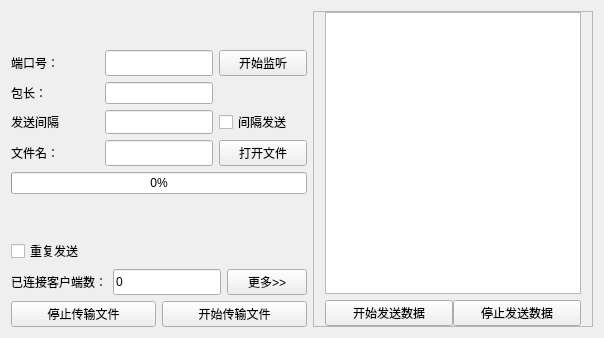
<?xml version="1.0" encoding="UTF-8"?>
<ui version="4.0">
 <class>Widget</class>
 <widget class="QWidget" name="Widget">
  <property name="geometry">
   <rect>
    <x>0</x>
    <y>0</y>
    <width>645</width>
    <height>341</height>
   </rect>
  </property>
  <property name="sizePolicy">
   <sizepolicy hsizetype="Minimum" vsizetype="Fixed">
    <horstretch>0</horstretch>
    <verstretch>0</verstretch>
   </sizepolicy>
  </property>
  <property name="windowTitle">
   <string>数据传输</string>
  </property>
  <layout class="QHBoxLayout" name="horizontalLayout_5">
   <property name="sizeConstraint">
    <enum>QLayout::SetFixedSize</enum>
   </property>
   <item>
    <layout class="QGridLayout" name="gridLayout_2">
     <property name="sizeConstraint">
      <enum>QLayout::SetFixedSize</enum>
     </property>
     <item row="0" column="1">
      <spacer name="verticalSpacer">
       <property name="orientation">
        <enum>Qt::Vertical</enum>
       </property>
       <property name="sizeHint" stdset="0">
        <size>
         <width>20</width>
         <height>39</height>
        </size>
       </property>
      </spacer>
     </item>
     <item row="1" column="0" colspan="2">
      <layout class="QGridLayout" name="gridLayout">
       <item row="0" column="0">
        <widget class="QLabel" name="label">
         <property name="sizePolicy">
          <sizepolicy hsizetype="Preferred" vsizetype="Preferred">
           <horstretch>0</horstretch>
           <verstretch>0</verstretch>
          </sizepolicy>
         </property>
         <property name="text">
          <string>端口号：</string>
         </property>
        </widget>
       </item>
       <item row="0" column="1">
        <widget class="QLineEdit" name="lineEdit_portNumber">
         <property name="sizePolicy">
          <sizepolicy hsizetype="Preferred" vsizetype="Preferred">
           <horstretch>0</horstretch>
           <verstretch>0</verstretch>
          </sizepolicy>
         </property>
        </widget>
       </item>
       <item row="0" column="2">
        <widget class="QPushButton" name="btn_startListen">
         <property name="sizePolicy">
          <sizepolicy hsizetype="Preferred" vsizetype="Preferred">
           <horstretch>0</horstretch>
           <verstretch>0</verstretch>
          </sizepolicy>
         </property>
         <property name="text">
          <string>开始监听</string>
         </property>
        </widget>
       </item>
       <item row="1" column="0">
        <widget class="QLabel" name="label_2">
         <property name="sizePolicy">
          <sizepolicy hsizetype="Preferred" vsizetype="Preferred">
           <horstretch>0</horstretch>
           <verstretch>0</verstretch>
          </sizepolicy>
         </property>
         <property name="text">
          <string>包长：</string>
         </property>
        </widget>
       </item>
       <item row="1" column="1">
        <widget class="QLineEdit" name="lineEdit_packageLength">
         <property name="sizePolicy">
          <sizepolicy hsizetype="Preferred" vsizetype="Preferred">
           <horstretch>0</horstretch>
           <verstretch>0</verstretch>
          </sizepolicy>
         </property>
        </widget>
       </item>
       <item row="1" column="2">
        <spacer name="verticalSpacer_3">
         <property name="sizePolicy">
          <sizepolicy hsizetype="Fixed" vsizetype="Expanding">
           <horstretch>0</horstretch>
           <verstretch>0</verstretch>
          </sizepolicy>
         </property>
         <property name="orientation">
          <enum>Qt::Vertical</enum>
         </property>
         <property name="sizeHint" stdset="0">
          <size>
           <width>20</width>
           <height>13</height>
          </size>
         </property>
        </spacer>
       </item>
       <item row="2" column="0">
        <widget class="QLabel" name="label_3">
         <property name="sizePolicy">
          <sizepolicy hsizetype="Preferred" vsizetype="Preferred">
           <horstretch>0</horstretch>
           <verstretch>0</verstretch>
          </sizepolicy>
         </property>
         <property name="text">
          <string>发送间隔</string>
         </property>
        </widget>
       </item>
       <item row="2" column="1">
        <widget class="QLineEdit" name="lineEdit_sendInterval">
         <property name="sizePolicy">
          <sizepolicy hsizetype="Preferred" vsizetype="Preferred">
           <horstretch>0</horstretch>
           <verstretch>0</verstretch>
          </sizepolicy>
         </property>
        </widget>
       </item>
       <item row="3" column="0">
        <widget class="QLabel" name="label_4">
         <property name="sizePolicy">
          <sizepolicy hsizetype="Preferred" vsizetype="Preferred">
           <horstretch>0</horstretch>
           <verstretch>0</verstretch>
          </sizepolicy>
         </property>
         <property name="text">
          <string>文件名：</string>
         </property>
        </widget>
       </item>
       <item row="3" column="1">
        <widget class="QLineEdit" name="lineEdit_openedFile">
         <property name="sizePolicy">
          <sizepolicy hsizetype="Preferred" vsizetype="Preferred">
           <horstretch>0</horstretch>
           <verstretch>0</verstretch>
          </sizepolicy>
         </property>
        </widget>
       </item>
       <item row="3" column="2">
        <widget class="QPushButton" name="btn_openFile">
         <property name="sizePolicy">
          <sizepolicy hsizetype="Preferred" vsizetype="Preferred">
           <horstretch>0</horstretch>
           <verstretch>0</verstretch>
          </sizepolicy>
         </property>
         <property name="text">
          <string>打开文件</string>
         </property>
        </widget>
       </item>
       <item row="2" column="2">
        <widget class="QCheckBox" name="checkBox_intervalSend">
         <property name="sizePolicy">
          <sizepolicy hsizetype="Preferred" vsizetype="Preferred">
           <horstretch>0</horstretch>
           <verstretch>0</verstretch>
          </sizepolicy>
         </property>
         <property name="text">
          <string>间隔发送</string>
         </property>
        </widget>
       </item>
      </layout>
     </item>
     <item row="2" column="0" colspan="2">
      <widget class="QProgressBar" name="progressBar">
       <property name="sizePolicy">
        <sizepolicy hsizetype="Preferred" vsizetype="Preferred">
         <horstretch>0</horstretch>
         <verstretch>0</verstretch>
        </sizepolicy>
       </property>
       <property name="maximumSize">
        <size>
         <width>16777215</width>
         <height>16777215</height>
        </size>
       </property>
       <property name="value">
        <number>0</number>
       </property>
      </widget>
     </item>
     <item row="3" column="0">
      <spacer name="verticalSpacer_2">
       <property name="orientation">
        <enum>Qt::Vertical</enum>
       </property>
       <property name="sizeHint" stdset="0">
        <size>
         <width>20</width>
         <height>39</height>
        </size>
       </property>
      </spacer>
     </item>
     <item row="4" column="0" colspan="2">
      <layout class="QHBoxLayout" name="horizontalLayout_2">
       <item>
        <widget class="QCheckBox" name="checkBox_repeatSend">
         <property name="sizePolicy">
          <sizepolicy hsizetype="Preferred" vsizetype="Preferred">
           <horstretch>0</horstretch>
           <verstretch>0</verstretch>
          </sizepolicy>
         </property>
         <property name="text">
          <string>重复发送</string>
         </property>
        </widget>
       </item>
       <item>
        <spacer name="horizontalSpacer">
         <property name="sizePolicy">
          <sizepolicy hsizetype="Minimum" vsizetype="Minimum">
           <horstretch>0</horstretch>
           <verstretch>0</verstretch>
          </sizepolicy>
         </property>
         <property name="orientation">
          <enum>Qt::Horizontal</enum>
         </property>
         <property name="sizeHint" stdset="0">
          <size>
           <width>40</width>
           <height>20</height>
          </size>
         </property>
        </spacer>
       </item>
      </layout>
     </item>
     <item row="5" column="0" colspan="2">
      <layout class="QHBoxLayout" name="horizontalLayout_3">
       <item>
        <widget class="QLabel" name="label_5">
         <property name="sizePolicy">
          <sizepolicy hsizetype="Preferred" vsizetype="Preferred">
           <horstretch>0</horstretch>
           <verstretch>0</verstretch>
          </sizepolicy>
         </property>
         <property name="text">
          <string>已连接客户端数：</string>
         </property>
        </widget>
       </item>
       <item>
        <widget class="QLineEdit" name="lineEdit_connectedCounts">
         <property name="sizePolicy">
          <sizepolicy hsizetype="Preferred" vsizetype="Preferred">
           <horstretch>0</horstretch>
           <verstretch>0</verstretch>
          </sizepolicy>
         </property>
         <property name="text">
          <string>0</string>
         </property>
         <property name="readOnly">
          <bool>true</bool>
         </property>
        </widget>
       </item>
       <item>
        <widget class="QPushButton" name="btn_more">
         <property name="sizePolicy">
          <sizepolicy hsizetype="Preferred" vsizetype="Preferred">
           <horstretch>0</horstretch>
           <verstretch>0</verstretch>
          </sizepolicy>
         </property>
         <property name="text">
          <string>更多&gt;&gt;</string>
         </property>
        </widget>
       </item>
      </layout>
     </item>
     <item row="6" column="0" colspan="2">
      <layout class="QHBoxLayout" name="horizontalLayout">
       <item>
        <widget class="QPushButton" name="btn_stopSendFile">
         <property name="sizePolicy">
          <sizepolicy hsizetype="Preferred" vsizetype="Preferred">
           <horstretch>0</horstretch>
           <verstretch>0</verstretch>
          </sizepolicy>
         </property>
         <property name="text">
          <string>停止传输文件</string>
         </property>
        </widget>
       </item>
       <item>
        <widget class="QPushButton" name="btn_startSendFile">
         <property name="sizePolicy">
          <sizepolicy hsizetype="Preferred" vsizetype="Preferred">
           <horstretch>0</horstretch>
           <verstretch>0</verstretch>
          </sizepolicy>
         </property>
         <property name="text">
          <string>开始传输文件</string>
         </property>
        </widget>
       </item>
      </layout>
     </item>
    </layout>
   </item>
   <item>
    <widget class="QFrame" name="frame_rightPanel">
     <property name="frameShape">
      <enum>QFrame::StyledPanel</enum>
     </property>
     <property name="frameShadow">
      <enum>QFrame::Raised</enum>
     </property>
     <layout class="QVBoxLayout" name="verticalLayout">
      <property name="topMargin">
       <number>0</number>
      </property>
      <property name="bottomMargin">
       <number>0</number>
      </property>
      <item>
       <widget class="QPlainTextEdit" name="plainTextEdit_data"/>
      </item>
      <item>
       <layout class="QHBoxLayout" name="horizontalLayout_4">
        <property name="spacing">
         <number>0</number>
        </property>
        <item>
         <widget class="QPushButton" name="btn_startSendData">
          <property name="text">
           <string>开始发送数据</string>
          </property>
         </widget>
        </item>
        <item>
         <widget class="QPushButton" name="btn_stopSendData">
          <property name="text">
           <string>停止发送数据</string>
          </property>
         </widget>
        </item>
       </layout>
      </item>
     </layout>
    </widget>
   </item>
  </layout>
 </widget>
 <layoutdefault spacing="6" margin="11"/>
 <resources/>
 <connections/>
</ui>
